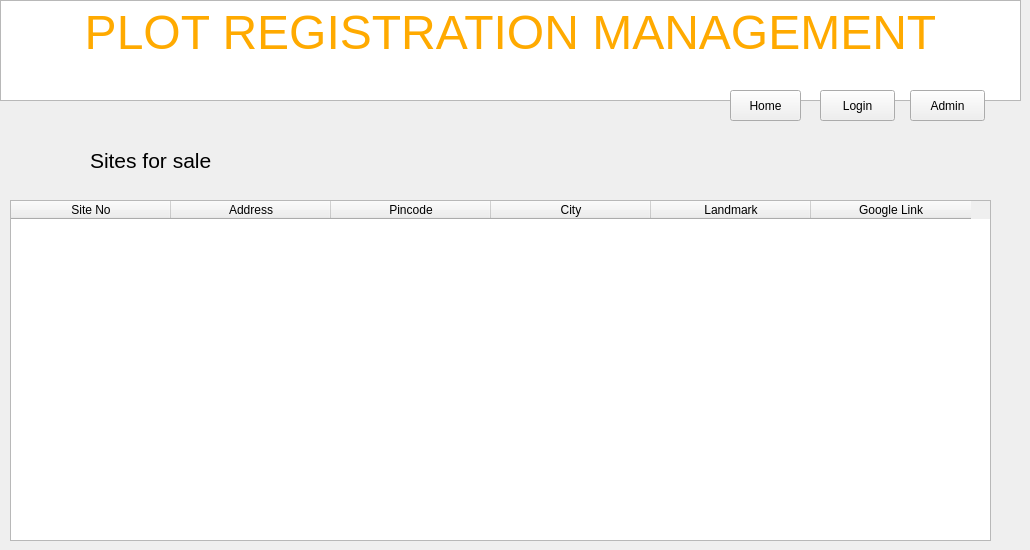
    <widget class="QWidget" name="tab_14">
     <attribute name="title">
      <string>sitesforsale</string>
     </attribute>
     <widget class="QTextEdit" name="textEdit_21">
      <property name="geometry">
       <rect>
        <x>0</x>
        <y>0</y>
        <width>1021</width>
        <height>101</height>
       </rect>
      </property>
      <property name="html">
       <string>&lt;!DOCTYPE HTML PUBLIC &quot;-//W3C//DTD HTML 4.0//EN&quot; &quot;http://www.w3.org/TR/REC-html40/strict.dtd&quot;&gt;
&lt;html&gt;&lt;head&gt;&lt;meta name=&quot;qrichtext&quot; content=&quot;1&quot; /&gt;&lt;style type=&quot;text/css&quot;&gt;
p, li { white-space: pre-wrap; }
&lt;/style&gt;&lt;/head&gt;&lt;body style=&quot; font-family:'Calibri'; font-size:12pt; font-weight:400; font-style:normal;&quot;&gt;
&lt;p align=&quot;center&quot; style=&quot; margin-top:0px; margin-bottom:0px; margin-left:0px; margin-right:0px; -qt-block-indent:0; text-indent:0px;&quot;&gt;&lt;span style=&quot; font-family:'MS Shell Dlg 2'; font-size:36pt; color:#ffaa00;&quot;&gt;PLOT REGISTRATION MANAGEMENT&lt;/span&gt;&lt;/p&gt;&lt;/body&gt;&lt;/html&gt;</string>
      </property>
     </widget>
     <widget class="QPushButton" name="pushButton_69">
      <property name="geometry">
       <rect>
        <x>730</x>
        <y>90</y>
        <width>71</width>
        <height>31</height>
       </rect>
      </property>
      <property name="text">
       <string>Home</string>
      </property>
     </widget>
     <widget class="QPushButton" name="pushButton_81">
      <property name="geometry">
       <rect>
        <x>820</x>
        <y>90</y>
        <width>75</width>
        <height>31</height>
       </rect>
      </property>
      <property name="text">
       <string>Login</string>
      </property>
     </widget>
     <widget class="QPushButton" name="pushButton_82">
      <property name="geometry">
       <rect>
        <x>910</x>
        <y>90</y>
        <width>75</width>
        <height>31</height>
       </rect>
      </property>
      <property name="text">
       <string>Admin</string>
      </property>
     </widget>
     <widget class="QTableWidget" name="tableWidget_10">
      <property name="geometry">
       <rect>
        <x>10</x>
        <y>200</y>
        <width>981</width>
        <height>341</height>
       </rect>
      </property>
      <attribute name="horizontalHeaderDefaultSectionSize">
       <number>160</number>
      </attribute>
      <column>
       <property name="text">
        <string>Site No</string>
       </property>
      </column>
      <column>
       <property name="text">
        <string>Address</string>
       </property>
      </column>
      <column>
       <property name="text">
        <string>Pincode</string>
       </property>
      </column>
      <column>
       <property name="text">
        <string>City</string>
       </property>
      </column>
      <column>
       <property name="text">
        <string>Landmark</string>
       </property>
      </column>
      <column>
       <property name="text">
        <string>Google Link</string>
       </property>
      </column>
     </widget>
     <widget class="QLabel" name="label_41">
      <property name="geometry">
       <rect>
        <x>90</x>
        <y>140</y>
        <width>121</width>
        <height>41</height>
       </rect>
      </property>
      <property name="font">
       <font>
        <pointsize>16</pointsize>
       </font>
      </property>
      <property name="text">
       <string>Sites for sale</string>
      </property>
     </widget>
    </widget>
